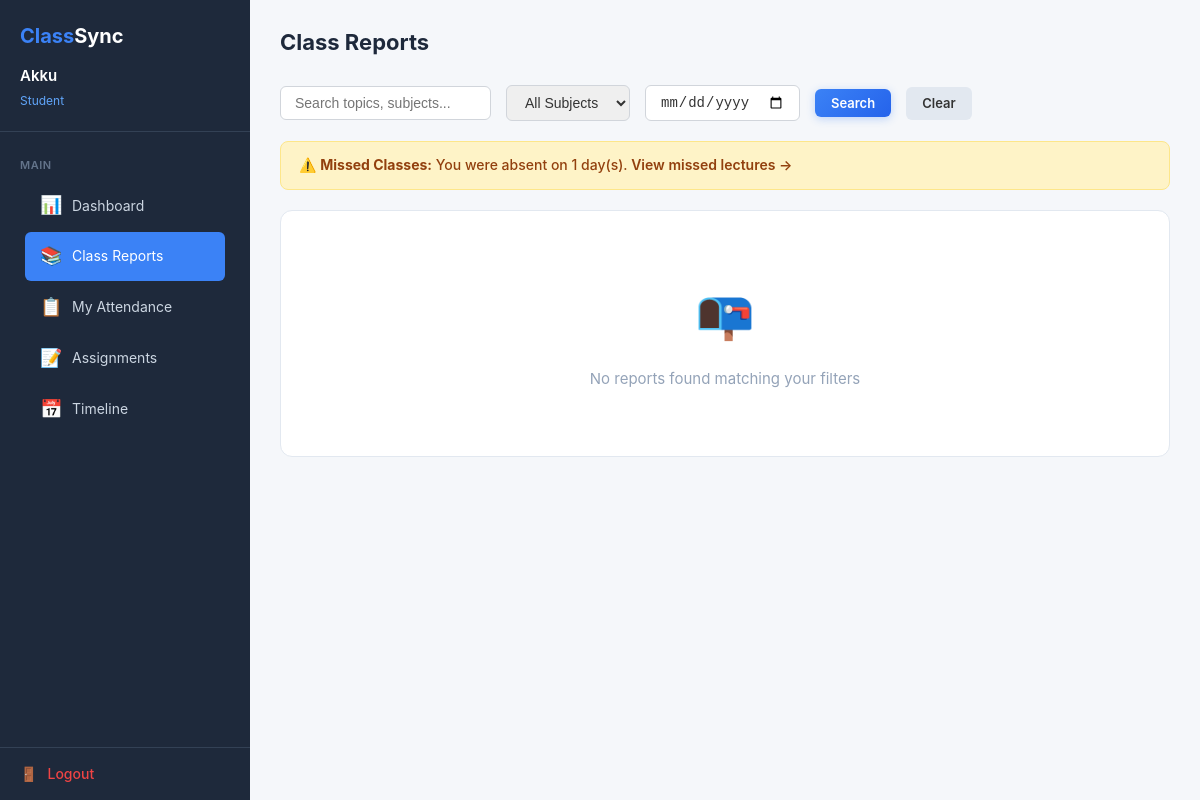
Before: /student/reports.php (signed in) with the older database file.
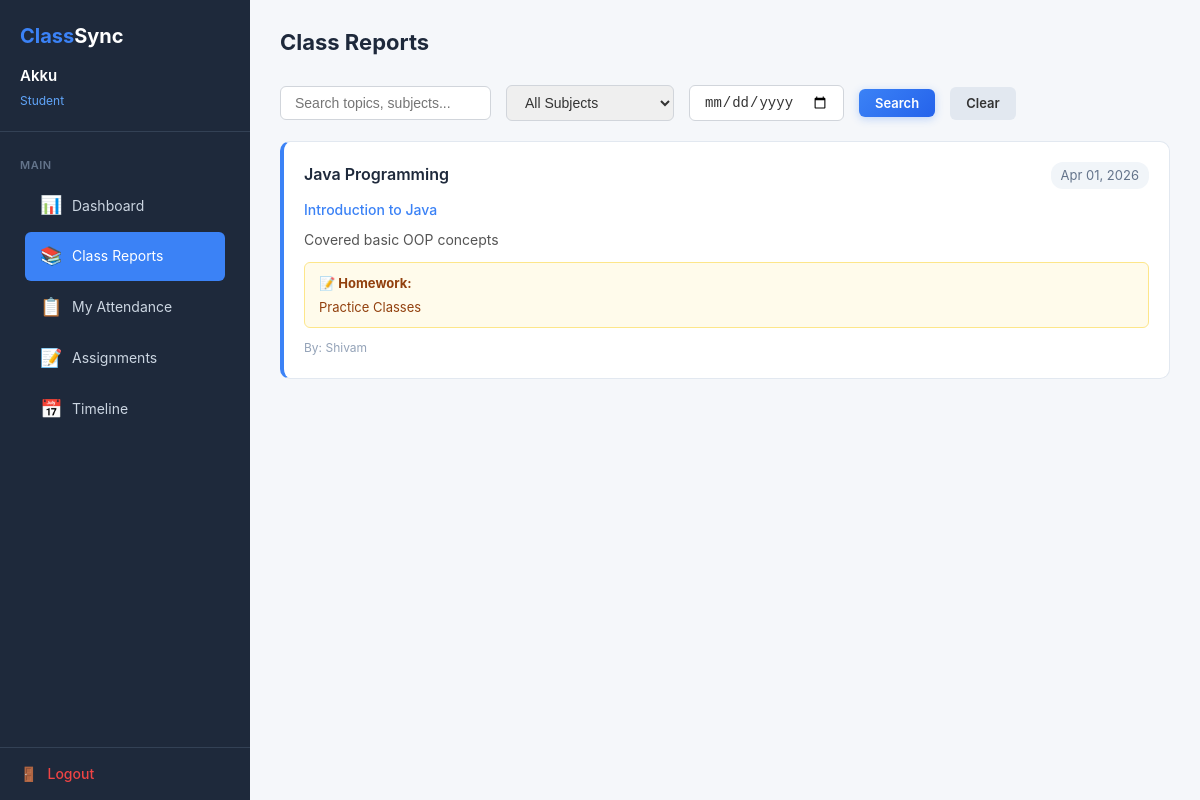
After: the same page with the newer database file.
### tables this page shows
CREATE TABLE IF NOT EXISTS reports (
    report_id INT AUTO_INCREMENT PRIMARY KEY,
    teacher_id INT NOT NULL,
    subject_id INT NOT NULL,
    course_id INT NOT NULL,
    year VARCHAR(20) NOT NULL,
    section_id INT NOT NULL,
    topic VARCHAR(200) NOT NULL,
    description TEXT,
    homework TEXT,
    date DATE NOT NULL,
    created_at TIMESTAMP DEFAULT CURRENT_TIMESTAMP,
    FOREIGN KEY (teacher_id) REFERENCES users(id) ON DELETE CASCADE,
    FOREIGN KEY (subject_id) REFERENCES subjects(subject_id) ON DELETE CASCADE,
    FOREIGN KEY (course_id) REFERENCES courses(course_id) ON DELETE CASCADE,
    FOREIGN KEY (section_id) REFERENCES sections(section_id) ON DELETE CASCADE
);

CREATE TABLE IF NOT EXISTS subjects (
    subject_id INT AUTO_INCREMENT PRIMARY KEY,
    subject_name VARCHAR(100) NOT NULL,
    teacher_id INT NOT NULL,
    FOREIGN KEY (teacher_id) REFERENCES users(id) ON DELETE CASCADE
);

CREATE TABLE IF NOT EXISTS users (
    id INT AUTO_INCREMENT PRIMARY KEY,
    name VARCHAR(100) NOT NULL,
    email VARCHAR(100) NOT NULL UNIQUE,
    password VARCHAR(255) NOT NULL,
    role ENUM('admin', 'teacher', 'student') NOT NULL,
    registration_number VARCHAR(20) UNIQUE,
     
    course_id INT NULL,
    year VARCHAR(20) NULL,
    section_id INT NULL,
     
    department VARCHAR(100) NULL,
    subject_id INT NULL,
    created_at TIMESTAMP DEFAULT CURRENT_TIMESTAMP,
    FOREIGN KEY (course_id) REFERENCES courses(course_id) ON DELETE SET NULL,
    FOREIGN KEY (section_id) REFERENCES sections(section_id) ON DELETE SET NULL
);

### student/reports.php (the view, shortened to what this page needs)
<?php
require_once '../config/database.php';
$user_id = $_SESSION['user_id'];
$user_info = $conn->query("SELECT course_id, year, section_id FROM users WHERE id = $user_id")->fetch_assoc();
$course_id = $user_info['course_id'] ?? 0;
$year = $user_info['year'] ?? '';
$section_id = $user_info['section_id'] ?? 0;
$filter_date = $_GET['date'] ?? '';
$search = $_GET['search'] ?? '';
$query = "SELECT r.*, u.name as teacher_name, s.subject_name FROM reports r
          JOIN users u ON r.teacher_id = u.id
          JOIN subjects s ON r.subject_id = s.subject_id
          WHERE r.course_id = ? AND r.year = ? AND r.section_id = ?";
$params = [$course_id, $year, $section_id];
$types = "isi";
$query .= " ORDER BY r.date DESC";
$stmt = $conn->prepare($query);
if (!empty($params)) {
    $stmt->bind_param($types, ...$params);
}
$stmt->execute();
$reports = $stmt->get_result();
$my_absences = $conn->query("
    SELECT a.date FROM attendance a
    WHERE a.student_id = $user_id AND a.status = 'absent'
    ORDER BY a.date DESC
");
$missed_dates = [];
while ($row = $my_absences->fetch_assoc()) {
    $missed_dates[] = $row['date'];
}
?>
<!DOCTYPE html>
<html lang="en">
<head>
    <link rel="stylesheet" href="/ClassSync/assets/css/style.css">
    <link rel="stylesheet" href="/ClassSync/assets/css/dashboard.css">
</head>
<body>
    <div class="dashboard-page">
        <?php include '../includes/sidebar.php'; ?>
        <div class="main-content">
            <div class="top-bar">
                <div>
                    <h1>Class Reports</h1>
                </div>
            </div>
            <form method="GET" class="filter-bar">
                <input type="text" name="search" placeholder="Search topics, subjects..." value="<?php echo htmlspecialchars($search); ?>">
                <select name="subject">
                    <option value="">All Subjects</option>
                </select>
                <input type="date" name="date" value="<?php echo $filter_date; ?>">
                <button type="submit" class="btn btn-blue btn-sm">Search</button>
                <a href="/ClassSync/student/reports.php" class="btn btn-sm" style="background:#e2e8f0;color:#333;">Clear</a>
            </form>
            <?php if (!empty($missed_dates)): ?>
            <div class="alert alert-warning">
                ⚠️ <strong>Missed Classes:</strong> You were absent on <?php echo count($missed_dates); ?> day(s).
                <a href="?date=<?php echo $missed_dates[0]; ?>" style="color:#92400e;font-weight:600;">View missed lectures →</a>
            </div>
            <?php endif; ?>
            <?php if ($reports->num_rows > 0): ?>
                <?php while ($r = $reports->fetch_assoc()):
                    $is_missed = in_array($r['date'], $missed_dates);
                ?>
                <div class="report-card" style="<?php echo $is_missed ? 'border-left-color:#ef4444;background:#fef2f2;' : ''; ?>">
                    <div class="report-header">
                        <span class="report-subject"><?php echo htmlspecialchars($r['subject_name']); ?></span>
                        <span class="report-date"><?php echo date('M d, Y', strtotime($r['date'])); ?></span>
                    </div>
                    <div class="report-topic"><?php echo htmlspecialchars($r['topic']); ?></div>
                    <div class="report-desc"><?php echo nl2br(htmlspecialchars($r['description'])); ?></div>
                    <?php if (!empty($r['homework'])): ?>
                    <div class="report-homework">
                        <strong>📝 Homework:</strong>
                        <?php echo htmlspecialchars($r['homework']); ?>
                    </div>
                    <?php endif; ?>
                    <div style="font-size:12px;color:#94a3b8;margin-top:10px;">By: <?php echo htmlspecialchars($r['teacher_name']); ?></div>
                </div>
                <?php endwhile; ?>
            <?php else: ?>
                <div class="card">
                    <div class="empty-state">
                        <div class="empty-icon">📭</div>
                        <p>No reports found matching your filters</p>
                    </div>
                </div>
            <?php endif; ?>
        </div>
    </div>
</body>
</html>

Changed rows visible on the page:
now on this page (row edited): reports: subject.subject_name "Java Programming", date "Apr 01, 2026", topic "Introduction to Java", description "Covered basic OOP concepts", homework "Practice Classes", teacher.name "Shivam"
Other visible differences:
count($missed_dates): "1" → (not shown)
text no longer shown: "⚠️ Missed Classes: You were absent on day(s). View missed lectures → 📭 No reports found matching your filters"
